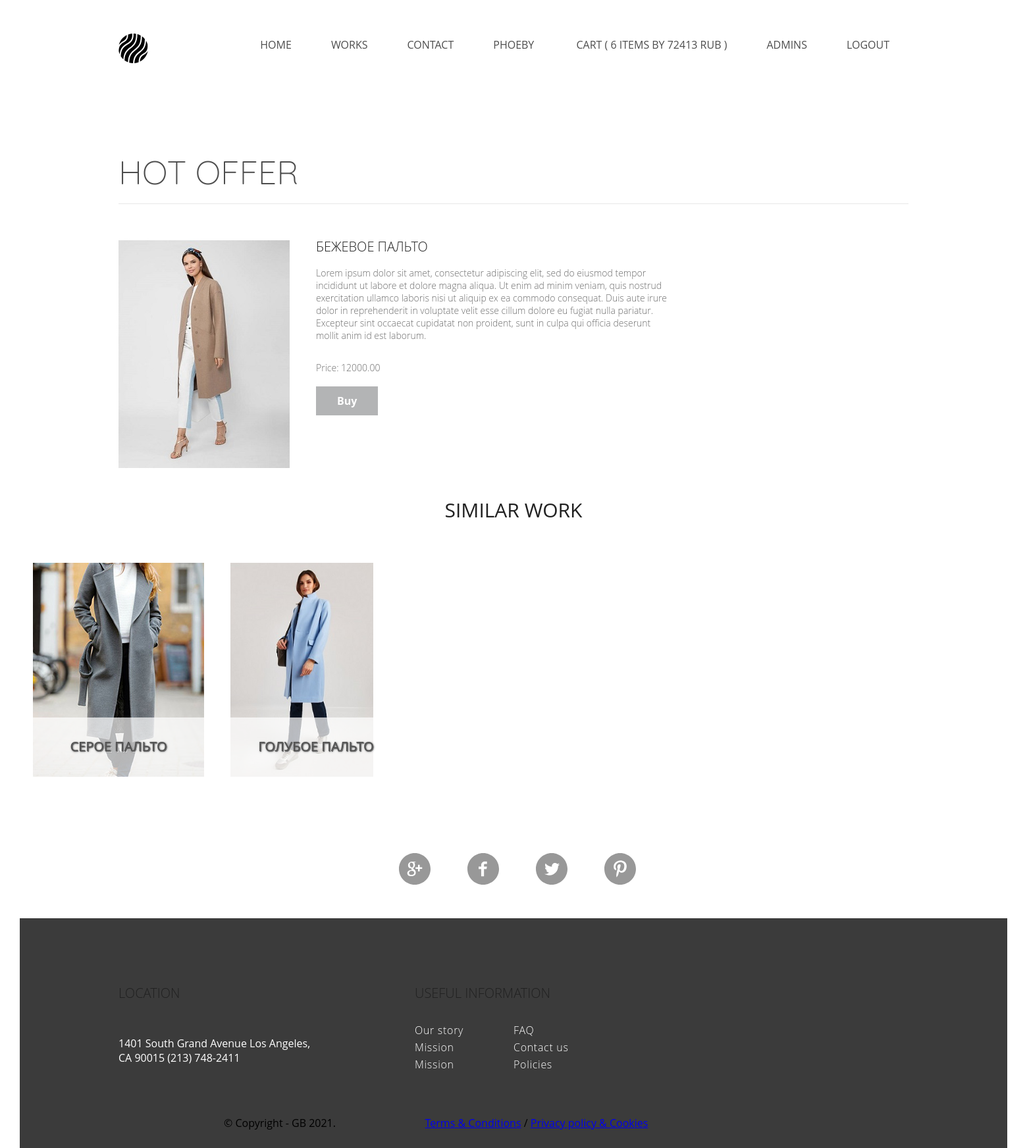
The app's page /hot/product/ (signed in) with its own data.
### authapp/models.py (models this page shows)
class ShopUser(AbstractUser):
    avatar = models.ImageField(upload_to='users_avatars', blank=True)
    age = models.PositiveIntegerField(verbose_name='возраст', null=True)

### basketapp/models.py (models this page shows)
class Basket(models.Model):
    user = models.ForeignKey(ShopUser, on_delete=models.CASCADE, related_name='basket')
    product = models.ForeignKey(Product, on_delete=models.CASCADE)
    quantity = models.PositiveIntegerField(verbose_name='quantity', default=0)
    add_datetime = models.DateTimeField(verbose_name='Time', auto_now_add=True)
    @property
    def product_cost(self):
        return self.product.price * self.quantity
    @property
    def total_quantity(self):
        _items = self.user.basket.all()
        _totalquantity = sum(list(map(lambda x: x.quantity, _items)))
        return _totalquantity
    @property
    def total_cost(self):
        _items = Basket.objects.filter(user=self.user)
        _totalcost = sum(list(map(lambda x: x.product_cost, _items)))
        return _totalcost

### mainapp/models.py (models this page shows, shortened)
class Product(models.Model):
    category = models.ForeignKey(ProductCategory,
                                 on_delete=models.CASCADE,
                                 verbose_name='Категория продукта')
    name = models.CharField('Название модели', max_length=64)
    image = models.ImageField(upload_to='models_image', blank=True)
    short_desc = models.TextField('Краткое описание модели', blank=True)
    description = models.TextField('Описание модели', blank=True)
    price = models.DecimalField('Цена пошива модели', max_digits=8, decimal_places=2, default=0)
    quantity = models.PositiveIntegerField('количество на складе', default=0)

### mainapp/views.py (the view)
# urls.py: path('hot/product/', mainapp.hot_product, name='hot_product'),
def hot_product(request):
    hot_product_pk = random.choice(Product.objects.values_list('pk', flat=True))
    hot_product = Product.objects.get(pk=hot_product_pk)
    same_products = hot_product.category.product_set.exclude(pk=hot_product.pk)
    context = {
        'page_title': 'Hot Offers',
        'categories': get_menu(),
        'item': item,
        'hot_product': hot_product,
        'same_products': same_products,
        'basket': get_basket(request),
    }
    return render(request, 'mainapp/hot_product.html', context)

### mainapp/views.py (called while the page is built)
def get_basket(request):
    return request.user.is_authenticated and request.user.basket.all() or []

def get_menu():
    return ProductCategory.objects.all()

### mainapp/templates/mainapp/hot_product.html
{% extends 'mainapp/base.html' %}
{% load static %}
{% block container %}
        {% include 'mainapp/includes/inc__main_menu.html' %}
        <div class="address-h2-us">hot offer</div>
        <div class="shape"><img src=" {% static 'img/Shape.svg' %} "></div>
        <div class="arts_block">
            <div class="blocks">
                <div class="block_pic"><img src="{{ hot_product.image.url }} "></div>
                <div class="block_txt">
                    <h2>{{ hot_product.name }}</h2>
                    <p class="p_block_txt"> {{ hot_product.description }}</p>
                    <p class="p_block_txt">Price: {{ hot_product.price }}</p>
                    <a href="{% url 'basket:add_product' hot_product.pk %}" class="block_button">Buy</a>
                </div>
            </div>
        </div>
        <div class="recent_work">
           <h2 class="recent_work-h2">Similar Work</h2>
            <div class="two-col-grid">
             {% for product in same_products %}
             <div class="grid-item-2">
                   <div class="layer_1"><img src="{{ product.image.url }}" height="325px;"></div>
                   <div class="layer_2"><a href="{% url 'mainapp:item' product.pk %}" class="url_layer">{{ product.name }}</a></div>
                </div>
            {% endfor %}
            </div>
        </div>
{% endblock %}

### mainapp/templates/mainapp/includes/inc__main_menu.html
<div class="header clearfix">
            <a href="{% url 'main:index' %}"> <img class="logo" src="/static/img/logo.svg"></a>
            <ul class="menu clearfix">
                <li class="menu-list">
                    <a href="{% url 'main:index' %}" class="menu-link">Home</a>
                </li>
                <li class="menu-list">
                    <a href="{% url 'main:products' %}" class="menu-link">Works</a>
                </li>
                <li class="menu-list">
                    <a href="{% url 'main:contacts' %}" class="menu-link">Contact</a>
                </li>
                {% if user.is_authenticated %}
                <li class="menu-list">
                        <a href="{% url 'auth:edit' %}" class="menu-link">   {{ user.first_name|default:'User' }}  </a>
                    <a href="{% url 'basket:index' %}" class="menu-link"> Cart {% if basket %} ( {{ basket.0.total_quantity }} items by {{ basket.0.total_cost|floatformat:0 }} RUB  ) {% endif %}  </a>
                 </li>
                {% endif %}
             {% if user.is_superuser %}
                <li class="menu-list">
                        <a href="{% url 'myadmin:index' %}" class="menu-link">   Admins  </a>
                </li>
                {% endif %}
                <li class="menu-list">
                    {% if user.is_authenticated %}
                        <a href="{% url 'auth:logout' %}" class="menu-link">logout</a>
                    {% else %}
                        <a href="{% url 'auth:login' %}" class="menu-link">login</a>
                    {% endif %}
                </li>
            </ul>
</div>

### static/css/style.css (style rules this page uses)
* { margin: 0; padding: 0; }
body { font-family: 'Open Sans', sans-serif; }
.clearfix:after { content: ""; display: table; clear: both; }
.header { height: 130px; }
.menu { padding-top: 57px; padding-right: 149px; float: right; text-align: right; }
.menu-list { list-style-type: none; float: left; }
.menu-link { text-decoration: none; color: #4d4d4d; font-size: 16px; font-weight: 400; text-transform: uppercase; padding: 15px 30px; }
.logo { padding-left: 150px; padding-top: 51px; float: left; }
.two-col-grid { width: 1500px; float: left; position: absolute; }
.grid-item-2 { float: left; width: 260px; height: 325px; padding: 20px; }
.recent_work { width: 1500px; height: 410px; padding-bottom: 120px; float: left; }
.recent_work-h2 { color: #212121; margin-bottom: 50px; margin-top: 50px; font-size: 30px; font-weight: 400; text-transform: uppercase; text-align: center; }
.layer_1 { color: #fff; position: relative; width: 265px; height: 320px; }
.layer_2 { text-align: center; background: url(/static/img/nytt.png); position: absolute; padding-top: 30px; top: 255px; width: 260px; height: 70px; z-index: 1; }
.arts_block { padding-top: 50px; width: 1500px; float: left; }
.blocks { float: left; padding-left: 150px; height: 350px; width: 100%; }
.block_pic { float: left; width: 300px; }
h2 { color: #212121; font-size: 20px; font-weight: 300; line-height: 20px; text-transform: uppercase; margin-bottom: 20px; }
.p_block_txt { color: #6c6c6c; font-size: 14px; font-weight: 300; width: 60%; margin-bottom: 30px; }
.block_txt { float: left; width: 60%; }
.block_button { text-decoration: none; text-align: center; padding: 11px 32px; border: none; font-weight: bold; color: #ffffff; background-color: #b3b4b5; }
.url_layer { color: #505050; font-size: 20px; font-weight: 400; text-decoration: none; text-transform: uppercase; text-shadow: 1px 1px 3px #505050, 1px 1px 1px #8b8b8b, 1px 1px #505050, 2px 2px #ffffff; }
.address-h2-us { padding-left: 150px; padding-top: 100px; font-family: 'Quicksand', sans-serif; color: #4d4d4d; font-size: 50px; font-weight: 300; text-transform: uppercase; }
.shape { padding-left: 150px; }

### records on screen
ShopUser: first_name "PHOEBY"
Basket: user+quantity "6", user+product+quantity "72413"
Product: image (picture), name "БЕЖЕВОЕ ПАЛЬТО", description "Lorem ipsum dolor sit amet, consectetur adipiscing elit, sed do eiusmod tempor incididunt ut labore et dolore magna aliqua. Ut enim ad minim veniam, quis nostrud exercitation ullamco laboris nisi ut aliquip ex ea commodo consequat. Duis aute irure dolor in reprehenderit in voluptate velit esse cillum dolore eu fugiat nulla pariatur. Excepteur sint occaecat cupidatat non proident, sunt in culpa qui officia deserunt mollit anim id est laborum.", price "12000.00"
Product: image (picture), name "СЕРОЕ ПАЛЬТО"
Product: image (picture), name "ГОЛУБОЕ ПАЛЬТО"
